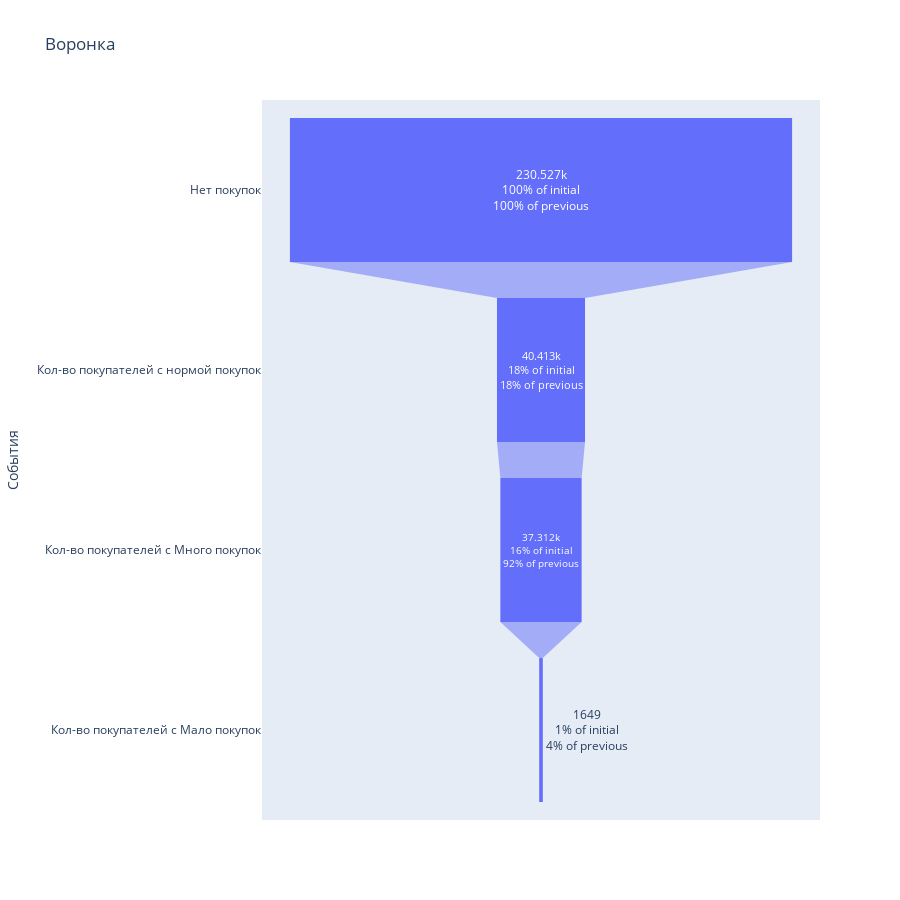

The notebook cell saved with this chart:
### Code cell
fig = go.Figure()
 

fig.add_trace(go.Funnel(name='Группа А',
    y = funnel_cat.groupby('category')['user_id'].sum().reset_index().sort_values(by='user_id', ascending=False)['category'], 
    x = funnel_cat.groupby('category')['user_id'].sum().reset_index().sort_values(by='user_id', ascending=False)['user_id'],
    textinfo = "value+percent initial+percent previous"))

fig.update_layout(title='Воронка',
                  yaxis_title='События',
                  height=900, width=900
                 )
fig.update_xaxes(tickangle=45)
fig.show()

### Figure 1 — Plotly figure (JSON) as saved in the notebook; plotly's stock layout.template omitted (floating-point values rounded to 4 significant figures)
{"data": [{"name": "Группа А", "textinfo": "value+percent initial+percent previous", "type": "funnel", "x": [230527, 40413, 37312, 1649], "y": ["Нет покупок", "Кол-во покупателей с нормой покупок", "Кол-во покупателей с Много покупок", "Кол-во покупателей с Мало покупок"]}], "layout": {"height": 900, "title": {"text": "Воронка"}, "width": 900, "xaxis": {"tickangle": 45}, "yaxis": {"title": {"text": "События"}}}}
